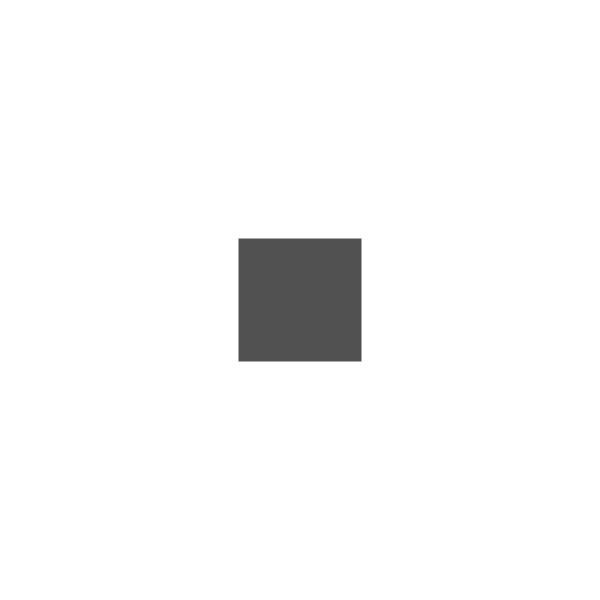
Frame 1 (no input)
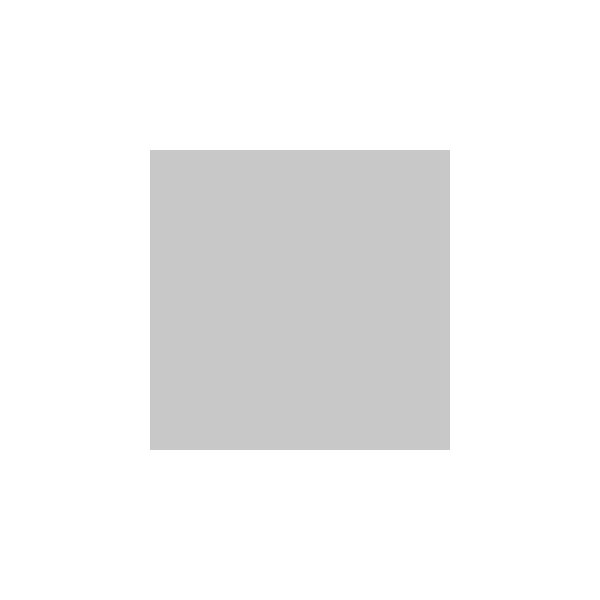
Frame 60 (the mouse pressed at the canvas centre just before this capture)
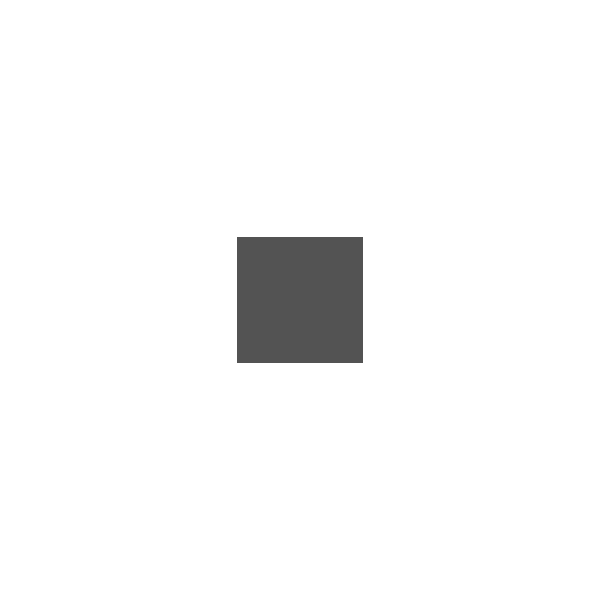
Frame 120 (the mouse held since frame 60 and released just before this capture)

The Processing sketch that drew these frames (run headless with seeded random() and noise(); from frame 60 on, the mouse is pressed at the canvas centre):

// Processing sketch: example_2
// ── example_2.pde
float sz;
float speed = 3;
color c = color(0);

void setup() {
  size(600, 600);
  rectMode(CENTER);
  sz = width/5;
}

void draw() {
  update();

  background(255);
  fill(c);
  noStroke();
  rect(width/2, height/2, sz, sz);
}

void update() {
  sz += speed;
  if (sz > 300 || sz < 1) {
    speed = speed * -1;
  }
  
  c = color(map(sz, 1, 300, 0, 200));

  
}
